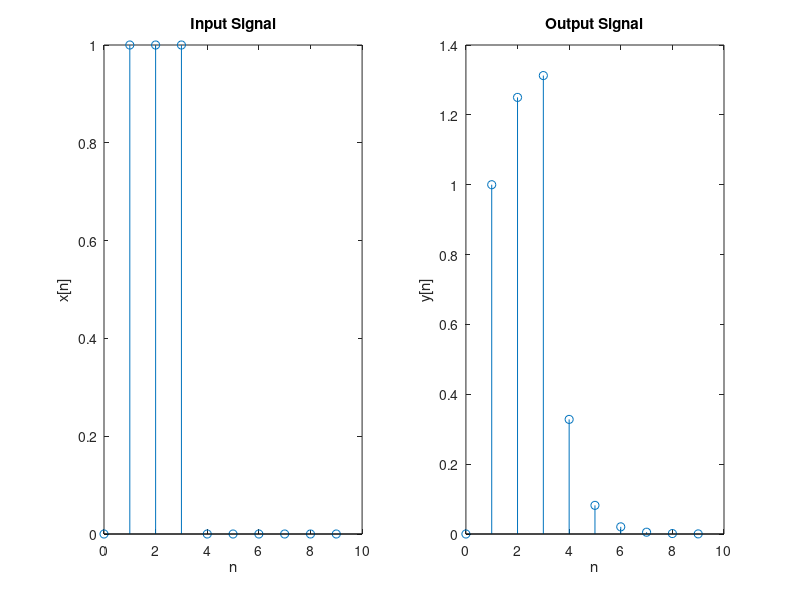

Here is the MATLAB script that generated this plot:
% Nicholas Kawwas (40124338)
% ELEC 342 UK-X Lab 2 - Question 4
 
clc;
clear all;
close all;
 
n=[0:9];
x=zeros(1,10);
x(2:4) = 1;
y(1)=x(1);
 
for i=2:10
    y(i) = x(i) + (1/4)*y(i-1);
end
 
subplot(1,2,1)
stem(n,x)
xlabel('n')
ylabel('x[n]')
title('Input Signal')
 
subplot(1,2,2)
stem(n,y)
xlabel('n')
ylabel('y[n]')
title('Output Signal') 
